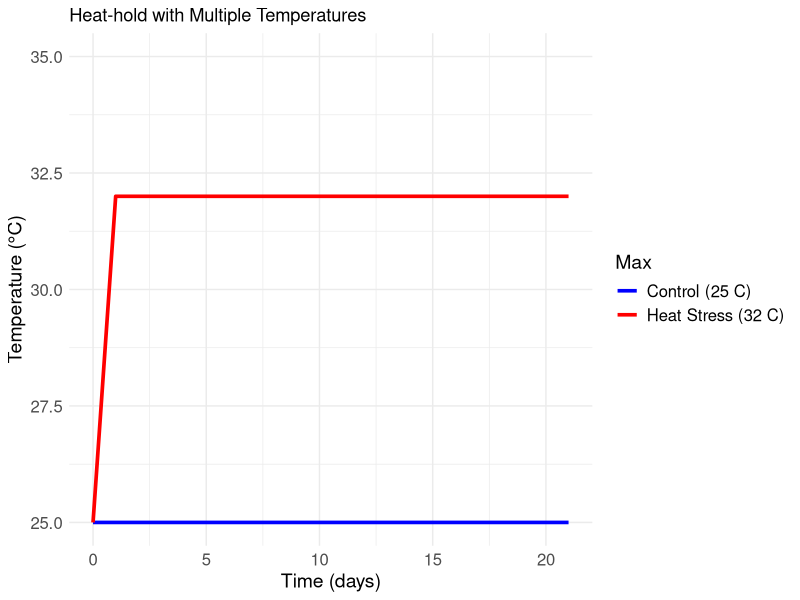
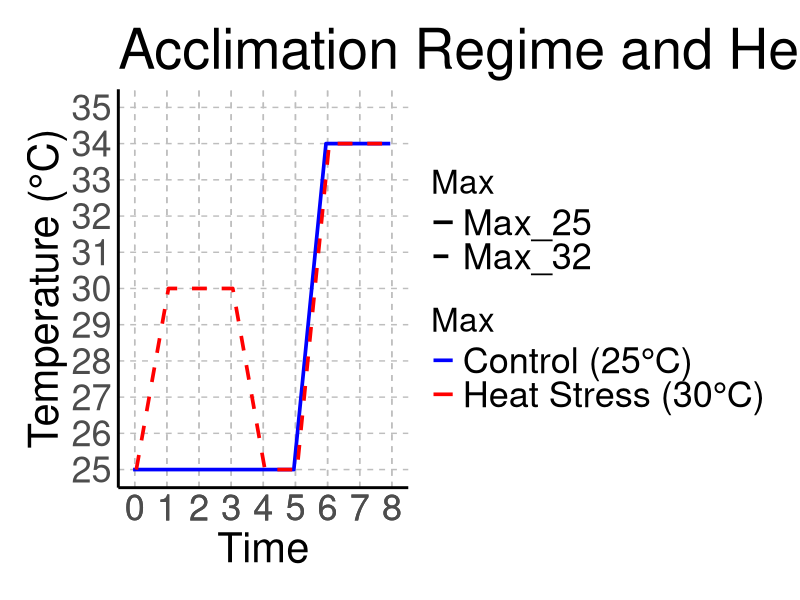

Source code (R) for these figures, in order:
install.packages("ggplot2")
library(ggplot2)
library(dplyr)
library(tidyr)

data <- data.frame(
  Time = c(0:21),
  Max_25 = rep(25, 22),
  Max_32 = c(25, 32, 32, 32, 32, 32, 32, 32, 32, 32, 32, 32, 32, 32, 32, 32, 32, 32, 32, 32, 32, 32)
)

data_long <- pivot_longer(data, starts_with("Max"), names_to = "Max", values_to = "Value")

ggplot(data_long, aes(x = Time, y = Value, color = Max)) +
  geom_line(size = 1.25) +
  labs(title = "Heat-hold with Multiple Temperatures",
       x = "Time (days)", y = "Temperature (°C)") +
  scale_color_manual(values = c("Max_25" = "blue",
                                "Max_32" = "red"),
                     labels = c("Max_25" = "Control (25 C)",
                                "Max_32" = "Heat Stress (32 C)")) +
  theme_minimal() +
  theme(axis.title.x = element_text(size = 14),
        axis.title.y = element_text(size = 14),
        axis.text.x = element_text(size = 12),
        axis.text.y = element_text(size = 12),
        legend.text = element_text(size = 12),
        legend.title = element_text(size = 14))  +
  coord_cartesian(ylim = c(25, 35)) 



#Acclimation
data <- data.frame(
  Time = c(0:8),
  Max_25 = c(25, 25, 25, 25, 25, 25, 34, 34, 34),
  Max_32 = c(25, 30, 30, 30, 25, 25, 34, 34, 34)
)

data_long <- pivot_longer(data, starts_with("Max"), names_to = "Max", values_to = "Value")

ggplot(data_long, aes(x = Time, y = Value, color = Max, linetype = Max)) +
  geom_line(size = 1.25, position = position_dodge(width = 0.2)) +
  labs(title = "Acclimation Regime and Heat Shock Experiment",
       x = "Time", y = "Temperature (°C)") +
  scale_color_manual(values = c("Max_25" = "blue", "Max_32" = "red"),
                     breaks = c("Max_25", "Max_32"),
                     labels = c("Control (25°C)", "Heat Stress (30°C)")) +
  scale_linetype_manual(values = c("Max_25" = "solid", "Max_32" = "dashed"),
                        breaks = c("Max_25", "Max_32")) +
  scale_y_continuous(breaks = seq(25, 36, by = 1)) +
  scale_x_continuous(breaks = data_long$Time) +  # Set x-axis breaks to all Time values
  theme_minimal() +
  theme(axis.title.x = element_text(size = 30),
        axis.title.y = element_text(size = 30),
        axis.text.x = element_text(size = 26),
        axis.text.y = element_text(size = 26),
        axis.line = element_line(color = "black", size = 1),
        panel.grid.major = element_line(color = "gray", linetype = "dashed"),
        panel.grid.minor = element_blank(),
        legend.text = element_text(size = 26),
        legend.title = element_text(size = 24),
        plot.title = element_text(size = 40),
        plot.margin = margin(20, 20, 20, 20)) +
  coord_cartesian(ylim = c(25, 35))
